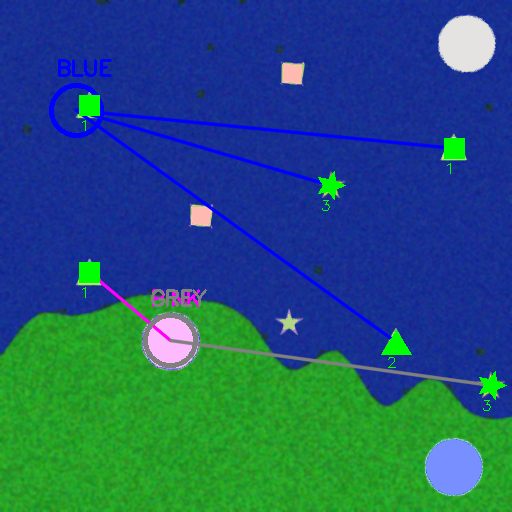
#> input picture images/10_output.png, 512 x 512 px; its folder holds only this picture in this run
$ python main.py
#> lines starting #> are read from the running program, lines starting #| are printed output that depends on the picture; after the words box and inside, x2 and y2 are one past the last pixel; in counts of white or black regions, pixels touching at a corner belong together
### image_processor.py
import cv2
import numpy as np
from scipy.spatial import distance

class ImageProcessor:
    def __init__(self, image_path):
        self.image = cv2.imread(image_path)
        self.image_rgb = cv2.cvtColor(self.image, cv2.COLOR_BGR2RGB)
        self.image_hsv = cv2.cvtColor(self.image, cv2.COLOR_BGR2HSV)
        self.height, self.width = self.image.shape[:2]

    def segment_ocean_land(self):
        """
        Segment ocean (blue) and land (brown/green) regions
        Returns segmented image with ocean as blue and land as green
        """
        # Define color ranges for ocean (blue) and land (brown/green)
        # Ocean color range (blue)
        lower_ocean = np.array([90, 50, 50])  # Lower bound for blue
        upper_ocean = np.array([130, 255, 255])  # Upper bound for blue

        # Land color range (brown/green)
        lower_land1 = np.array([10, 50, 50])  # Lower bound for green
        upper_land1 = np.array([40, 255, 255])  # Upper bound for green
        lower_land2 = np.array([0, 50, 20])  # Lower bound for brown
        upper_land2 = np.array([20, 255, 200])  # Upper bound for brown

        # Create masks
        ocean_mask = cv2.inRange(self.image_hsv, lower_ocean, upper_ocean)

        land_mask1 = cv2.inRange(self.image_hsv, lower_land1, upper_land1)
        land_mask2 = cv2.inRange(self.image_hsv, lower_land2, upper_land2)
        land_mask = cv2.bitwise_or(land_mask1, land_mask2)

        # Apply morphological operations to clean masks
        kernel = np.ones((5, 5), np.uint8)
        ocean_mask = cv2.morphologyEx(ocean_mask, cv2.MORPH_CLOSE, kernel)
        ocean_mask = cv2.morphologyEx(ocean_mask, cv2.MORPH_OPEN, kernel)
        land_mask = cv2.morphologyEx(land_mask, cv2.MORPH_CLOSE, kernel)
        land_mask = cv2.morphologyEx(land_mask, cv2.MORPH_OPEN, kernel)

        # Create segmented image
        segmented = self.image.copy()

        # Color ocean as bright blue (BGR)
        segmented[ocean_mask > 0] = [255, 0, 0]  # Blue in BGR

        # Color land as bright green (BGR)
        segmented[land_mask > 0] = [0, 255, 0]  # Green in BGR

        return segmented, ocean_mask, land_mask

    def detect_casualties(self):
        """
        Detect casualties (stars, squares, triangles) with colors
        Returns list of casualty dictionaries
        """
        casualties = []

        # Convert to grayscale
        gray = cv2.cvtColor(self.image, cv2.COLOR_BGR2GRAY)

        # Threshold to find shapes
        _, thresh = cv2.threshold(gray, 200, 255, cv2.THRESH_BINARY_INV)

        # Find contours
        contours, _ = cv2.findContours(thresh, cv2.RETR_EXTERNAL, cv2.CHAIN_APPROX_SIMPLE)

        # Define color ranges for emergency levels
        color_ranges = {
            'red': ([0, 50, 50], [10, 255, 255]),  # Severe
            'yellow': ([20, 50, 50], [40, 255, 255]),  # Mild
            'green': ([40, 50, 50], [80, 255, 255])  # Safe
        }

        emergency_priority = {'red': 3, 'yellow': 2, 'green': 1}
        shape_priority = {'star': 3, 'triangle': 2, 'square': 1}

        for contour in contours:
            # Filter by size
            area = cv2.contourArea(contour)
            if area < 100 or area > 5000:
                continue

            # Get bounding rectangle
            x, y, w, h = cv2.boundingRect(contour)

            # Get center point
            center_x = x + w // 2
            center_y = y + h // 2

            # Get shape type based on number of vertices
            epsilon = 0.04 * cv2.arcLength(contour, True)
            approx = cv2.approxPolyDP(contour, epsilon, True)
            vertices = len(approx)

            if vertices == 3:
                shape = 'triangle'
            elif vertices == 4:
                shape = 'square'
            elif vertices >= 8:  # Star has many vertices
                shape = 'star'
            else:
                continue

            # Get dominant color in the contour region
            mask = np.zeros_like(gray)
            cv2.drawContours(mask, [contour], -1, 255, -1)

            # Get average color in BGR
            mean_color = cv2.mean(self.image, mask=mask)[:3]

            # Convert to HSV for color classification
            mean_color_hsv = cv2.cvtColor(np.uint8([[mean_color]]), cv2.COLOR_BGR2HSV)[0][0]

            # Determine emergency color
            emergency = 'green'  # Default
            max_match = 0

            for color_name, (lower, upper) in color_ranges.items():
                lower_np = np.array(lower)
                upper_np = np.array(upper)
                if np.all(mean_color_hsv >= lower_np) and np.all(mean_color_hsv <= upper_np):
                    emergency = color_name
                    break

            # Create casualty dictionary
            casualty = {
                'id': len(casualties),
                'center': (center_x, center_y),
                'shape': shape,
                'emergency': emergency,
                'shape_priority': shape_priority[shape],
                'emergency_priority': emergency_priority[emergency],
                'priority_score': shape_priority[shape] * emergency_priority[emergency],
                'contour': contour
            }

            casualties.append(casualty)

        return casualties

    def detect_rescue_pads(self):
        """
        Detect rescue pads (circles)
        Returns dictionary of rescue pads with their capacities
        """
        rescue_pads = {}

        # Convert to grayscale
        gray = cv2.cvtColor(self.image, cv2.COLOR_BGR2GRAY)

        # Apply Gaussian blur
        blurred = cv2.GaussianBlur(gray, (5, 5), 0)

        # Detect circles using Hough Circle Transform
        circles = cv2.HoughCircles(
            blurred,
            cv2.HOUGH_GRADIENT,
            dp=1,
            minDist=50,
            param1=50,
            param2=30,
            minRadius=20,
            maxRadius=100
        )

        if circles is not None:
            circles = np.uint16(np.around(circles))

            # Define camp capacities
            capacities = {'blue': 4, 'pink': 3, 'grey': 2}
            colors = ['blue', 'pink', 'grey']

            for i, circle in enumerate(circles[0, :]):
                if i < 3:  # Only first 3 circles (we expect exactly 3)
                    x, y, r = circle

                    # Get color at center to identify camp type
                    center_color_bgr = self.image[y, x]
                    center_color_hsv = cv2.cvtColor(np.uint8([[center_color_bgr]]),
                                                   cv2.COLOR_BGR2HSV)[0][0]

                    # Simple color matching (can be improved)
                    pad_id = colors[i] if i < len(colors) else f'pad_{i}'

                    rescue_pads[pad_id] = {
                        'center': (x, y),
                        'radius': r,
                        'capacity': capacities.get(pad_id, 2),
                        'assigned': []
                    }

        return rescue_pads

    # [46 lines left out: function create_visualization, not called in this run]

### main.py
import cv2
import numpy as np
import os
import json
from glob import glob
import matplotlib.pyplot as plt
from image_processor import ImageProcessor
from casualty_assigner import CasualtyAssigner
from utils import calculate_priority_ratio, sort_images_by_rescue_ratio

def process_all_images(input_dir="images", output_dir="outputs"):
    """
    Process all images in the input directory
    """
#> called with input_dir = 'images', output_dir = 'outputs'
    # Create output directories
    os.makedirs(output_dir, exist_ok=True)
    os.makedirs("results", exist_ok=True)

    # Get all image files
    image_files = sorted(glob(os.path.join(input_dir, "*.jpg")) +
                        glob(os.path.join(input_dir, "*.png")) +
                        glob(os.path.join(input_dir, "*.jpeg")))

    if not image_files:
        print(f"No images found in {input_dir}")
        return []

    results = []

    for img_path in image_files:
        print(f"Processing {img_path}...")

        # Extract image name
        img_name = os.path.basename(img_path).split('.')[0]

        # Process image
        processor = ImageProcessor(img_path)

        # 1. Segment ocean and land
        segmented_img, ocean_mask, land_mask = processor.segment_ocean_land()

        # 2. Detect casualties
        casualties = processor.detect_casualties()

        # 3. Detect rescue pads
        rescue_pads = processor.detect_rescue_pads()

        # 4. Assign casualties to camps
        assigner = CasualtyAssigner(casualties, rescue_pads, ocean_mask, land_mask)
        assignments, camp_stats = assigner.assign_casualties()

        # 5. Create visualization
        visualization = processor.create_visualization(
            segmented_img, casualties, rescue_pads, assignments
        )

        # 6. Save outputs
        # Save segmented image
        seg_output_path = os.path.join(output_dir, f"{img_name}_segmented.jpg")
        cv2.imwrite(seg_output_path, segmented_img)

        # Save visualization
        vis_output_path = os.path.join(output_dir, f"{img_name}_assigned.jpg")
        cv2.imwrite(vis_output_path, visualization)

        # Calculate priority ratio
        total_priority = sum(camp_stats[pad_id]['total_priority']
                           for pad_id in rescue_pads)
        total_casualties = sum(camp_stats[pad_id]['count']
                             for pad_id in rescue_pads)
        priority_ratio = total_priority / total_casualties if total_casualties > 0 else 0

        # Store results
        result = {
            'image_name': img_name,
            'casualties_count': len(casualties),
            'camp_assignments': {},
            'camp_priorities': {},
            'priority_ratio': priority_ratio
        }

        for pad_id, pad_info in rescue_pads.items():
            if pad_id in camp_stats:
                result['camp_assignments'][pad_id] = camp_stats[pad_id]['casualties']
                result['camp_priorities'][pad_id] = camp_stats[pad_id]['total_priority']

        results.append(result)

        # Print current results
        print(f"  Priority Ratio: {priority_ratio:.2f}")
        print(f"  Casualties: {len(casualties)}")
        for pad_id in rescue_pads:
            count = camp_stats[pad_id]['count'] if pad_id in camp_stats else 0
            print(f"  Camp {pad_id}: {count} casualties")
#> this loop made 1 pass
#> contours in detect_casualties on pass 1: [[[0, 0], [0, 511], [511, 511], [511, 0]]]
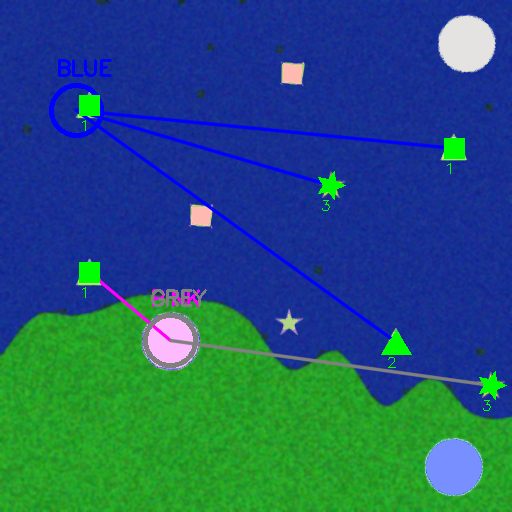
#> input picture images/10_output.png, 512 x 512 px
#> pass 1, in segment_ocean_land, `ocean_mask = cv2.inRange(self.image_hsv, lower_ocean, upper_ocean)`:
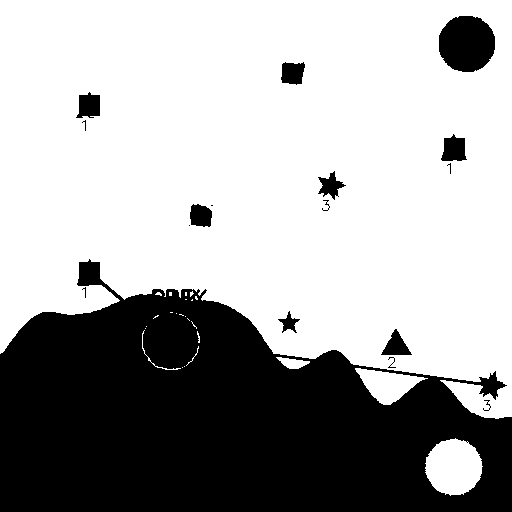
#> ocean_mask: shape (512, 512); 65.8% white; 17 black regions (5 under 20 px), largest, box (x1, y1, x2, y2) and area: (0, 259, 512, 512) 84229, (439, 16, 495, 72) 2525, (441, 134, 467, 161) 509
#> pass 1, in segment_ocean_land, `land_mask1 = cv2.inRange(self.image_hsv, lower_land1, upper_land1)`:
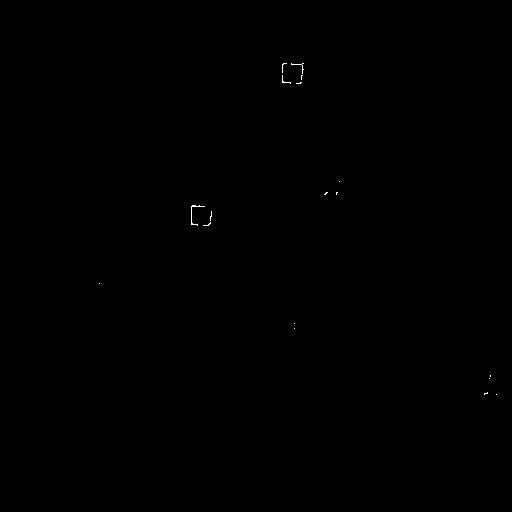
#> land_mask1: shape (512, 512); 0.06% white in thin lines or dots, all inside (x1, y1, x2, y2) = (99, 63, 497, 395)
#> after the loop:
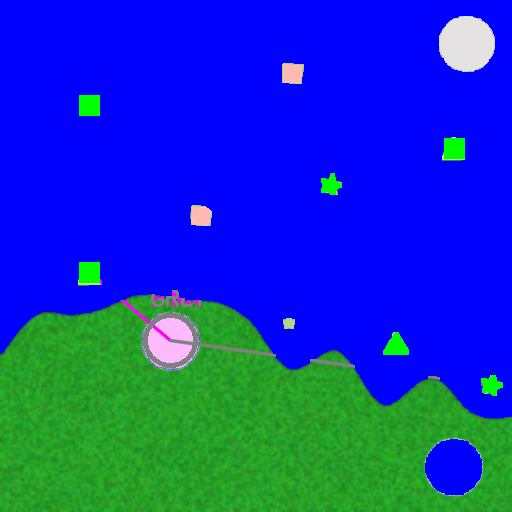
#> segmented_img: shape (512, 512, 3); mean of channels 0, 1, 2 186.1, 55.1, 17.4; drawn as B, G, R
#> after the loop, results = []

    # Save all results to JSON
    with open('results/results.json', 'w') as f:
        json.dump(results, f, indent=2)

    # Sort images by rescue ratio
    sorted_images = sort_images_by_rescue_ratio(results)

    return results, sorted_images

# [31 lines left out: function print_summary, not called in this run]

if __name__ == "__main__":
    # Process all images
#> (the run stopped early here; a loop or call above may not have finished)

$ run again, on images/2_output.png
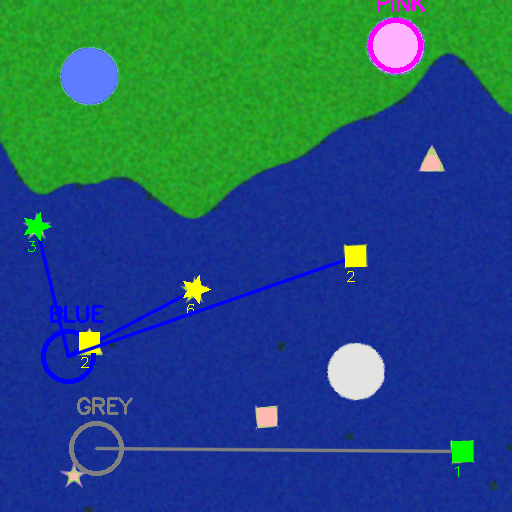
#> input picture images/2_output.png, 512 x 512 px
#> the loop in process_all_images, `for img_path in image_files:` made 1 pass
#> contours in detect_casualties on pass 1: [[[0, 0], [0, 511], [511, 511], [511, 0]]]
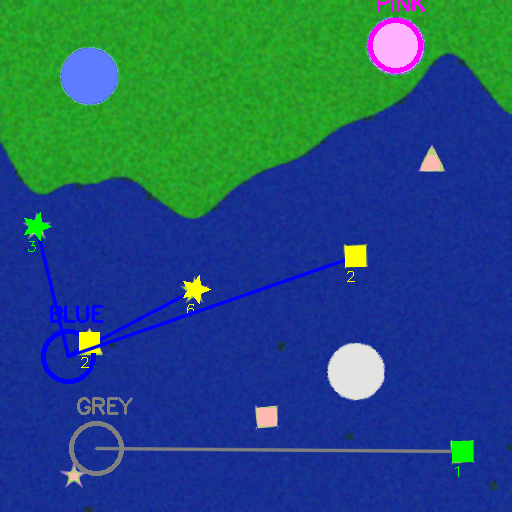
#> input picture images/2_output.png, 512 x 512 px
#> pass 1, in segment_ocean_land, `ocean_mask = cv2.inRange(self.image_hsv, lower_ocean, upper_ocean)`:
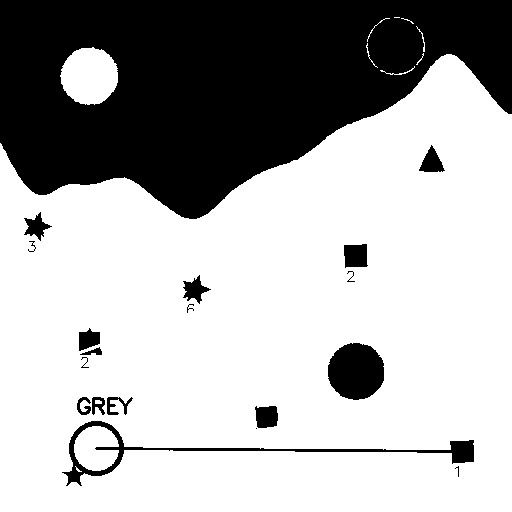
#> ocean_mask: shape (512, 512); 68.4% white; 19 black regions (2 under 20 px), largest, box (x1, y1, x2, y2) and area: (0, 0, 512, 219) 74952, (328, 343, 384, 400) 2527, (62, 421, 474, 486) 2425
#> after the loop in process_all_images, `for img_path in image_files:`:
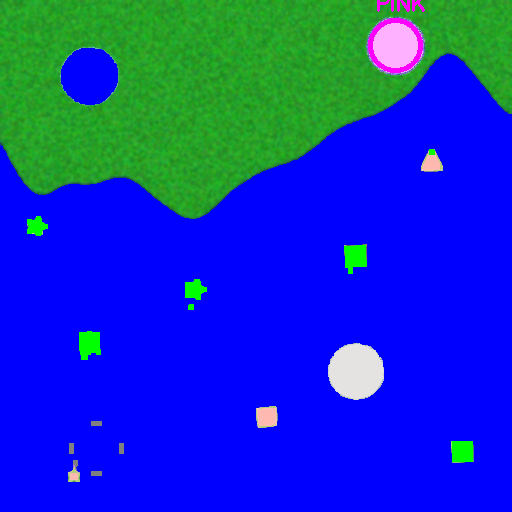
#> segmented_img: shape (512, 512, 3); mean of channels 0, 1, 2 192.7, 50.2, 16.5; drawn as B, G, R
#> after the loop in process_all_images, `for img_path in image_files:`: results = []

$ run again, on images/2_segmented.png
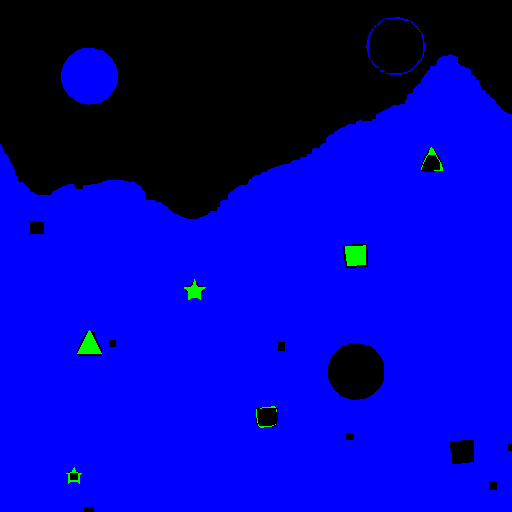
#> input picture images/2_segmented.png, 512 x 512 px
#> the loop in process_all_images, `for img_path in image_files:` made 1 pass
#> (contours in detect_casualties, circles in detect_rescue_pads) on pass 1: ([[[0, 0], [0, 511], [511, 511], [511, 0]]], [[394, 46, 28], [354, 370, 27], [88, 76, 27]])
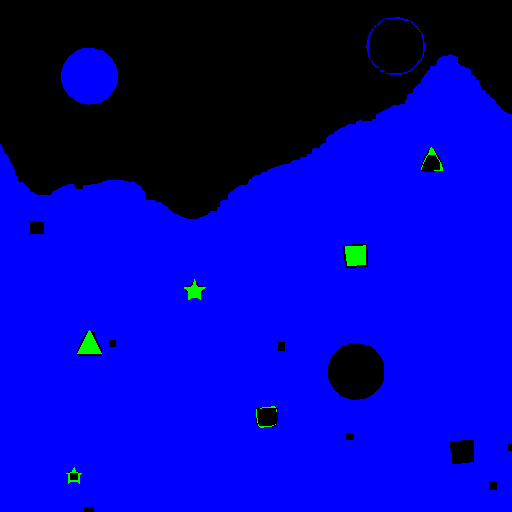
#> input picture images/2_segmented.png, 512 x 512 px
#> pass 1, in segment_ocean_land, `ocean_mask = cv2.inRange(self.image_hsv, lower_ocean, upper_ocean)`:
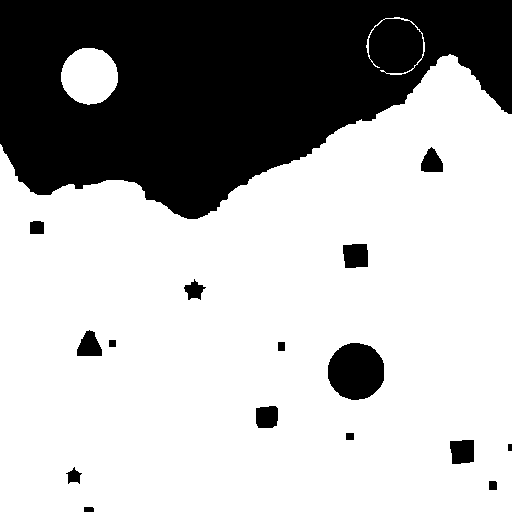
#> ocean_mask: shape (512, 512); 69% white; 16 black regions, largest, box (x1, y1, x2, y2) and area: (0, 0, 512, 219) 75542, (328, 343, 384, 400) 2541, (343, 244, 368, 268) 552
#> after the loop in process_all_images, `for img_path in image_files:`: results = []

$ run again, on images/3_output.png
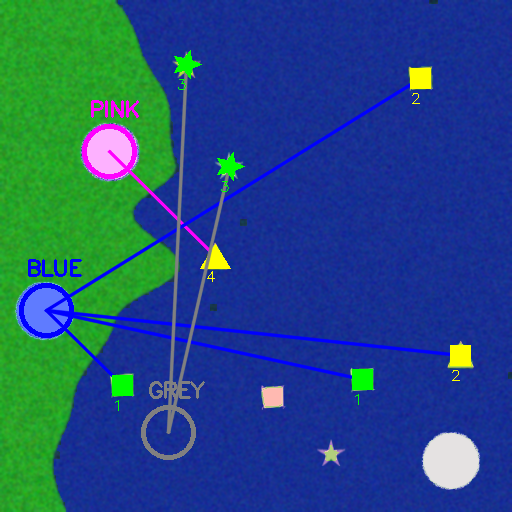
#> input picture images/3_output.png, 512 x 512 px
#> the loop in process_all_images, `for img_path in image_files:` made 1 pass
#> contours in detect_casualties on pass 1: [[[0, 0], [0, 511], [511, 511], [511, 0]]]
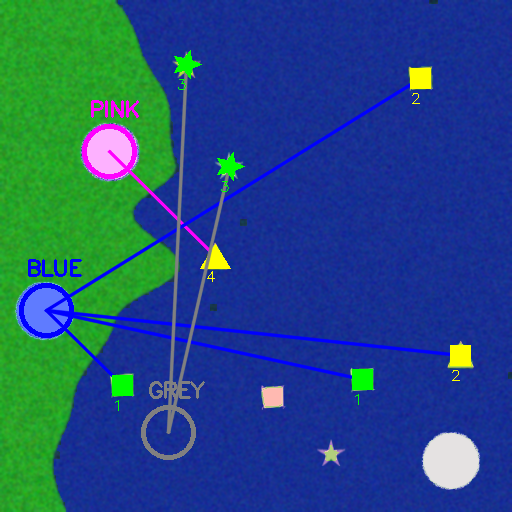
#> input picture images/3_output.png, 512 x 512 px
#> pass 1, in segment_ocean_land, `ocean_mask = cv2.inRange(self.image_hsv, lower_ocean, upper_ocean)`:
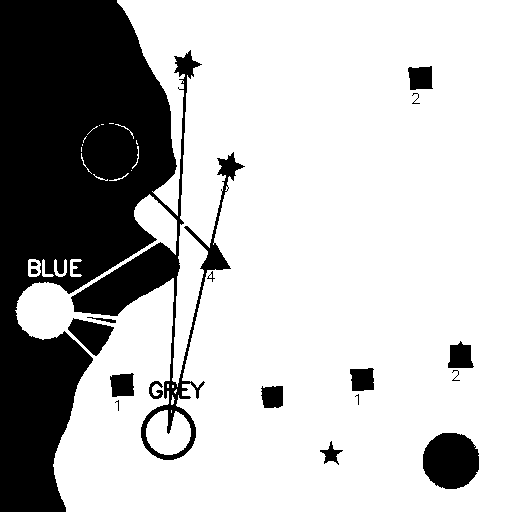
#> ocean_mask: shape (512, 512); 73.6% white; 18 black regions (2 under 20 px), largest, box (x1, y1, x2, y2) and area: (0, 0, 245, 512) 62667, (423, 433, 479, 489) 2523, (68, 318, 114, 356) 953
#> after the loop in process_all_images, `for img_path in image_files:`:
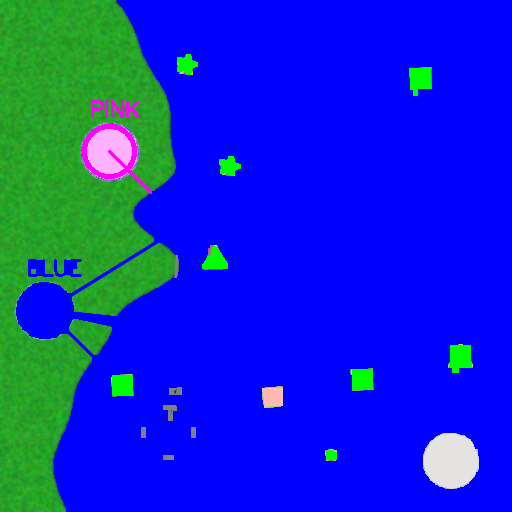
#> segmented_img: shape (512, 512, 3); mean of channels 0, 1, 2 205.1, 41.6, 14.3; drawn as B, G, R
#> after the loop in process_all_images, `for img_path in image_files:`: results = []
